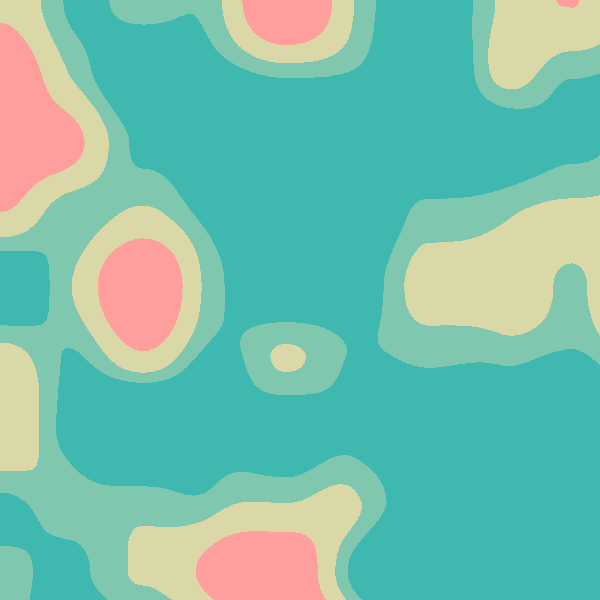
Frame 1 (no input)
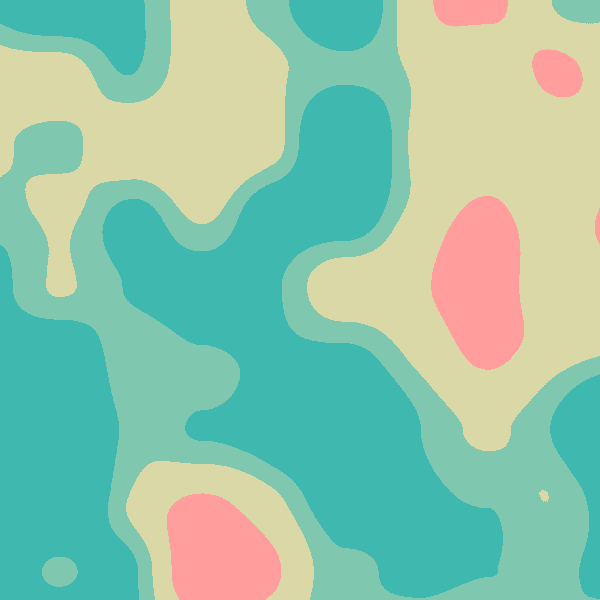
Frame 60 (the mouse pressed at the canvas centre just before this capture)
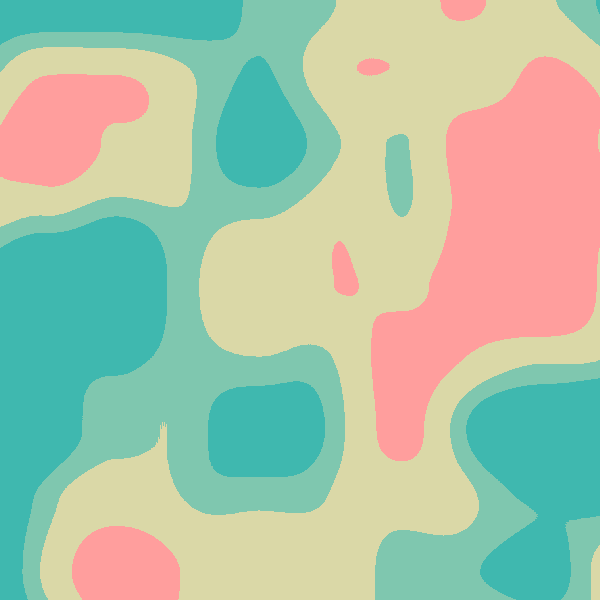
Frame 120 (the mouse held since frame 60 and released just before this capture)

The Processing sketch that drew these frames (run headless with seeded random() and noise(); from frame 60 on, the mouse is pressed at the canvas centre):

// Processing sketch: sketch_200205a
// ── sketch_200205a.pde

float zoff = 0;
float zstep = 0.01;
//color [] colors = { #ff2e63, #08d9d6, #252a34, #eaeaea, #ffc7c7 }; 
color [] colors = { #3FB8AF,#7FC7AF,#DAD8A7,#FF9E9D,#FF3D7F,#3FB8AF,#7FC7AF,#DAD8A7}; 

void setup() {
  size(600, 600);
  smooth();
  noiseDetail(2);
  //frameRate(5);
}

void draw() {
  backnoise();
}


void backnoise() {
  loadPixels();

  float step = 0.007;
  float xstep = step;
  float ystep = step;

  float xoff = 0;
  for (int x = 0; x < width; x++) {
    float yoff = 0;
    for (int y = 0; y < height; y++) {
      int index = x + y*width;
      float n = noise(xoff+zoff, yoff, zoff);
      //float value = (sin(n) + 1)*0.5*255;
      float value = n*255;
      color c = color(value, 0, 0);
      if (value < 80) {
        c = colors[0];
      } else if (value < 100) {
        c = colors[1];
      } else if (value < 130) {
        c = colors[2];
      } else if (value < 200) {
        c = colors[3];
      } else {
        c = colors[4];
      }
      pixels[index] = c;
      yoff += ystep;
    }
    xoff += xstep;
  }
  zoff += zstep;
  //if(zoff > 1 || zoff < 0){
  //  zstep *= -1;
  //}
  //println(cont);

  updatePixels();
}
